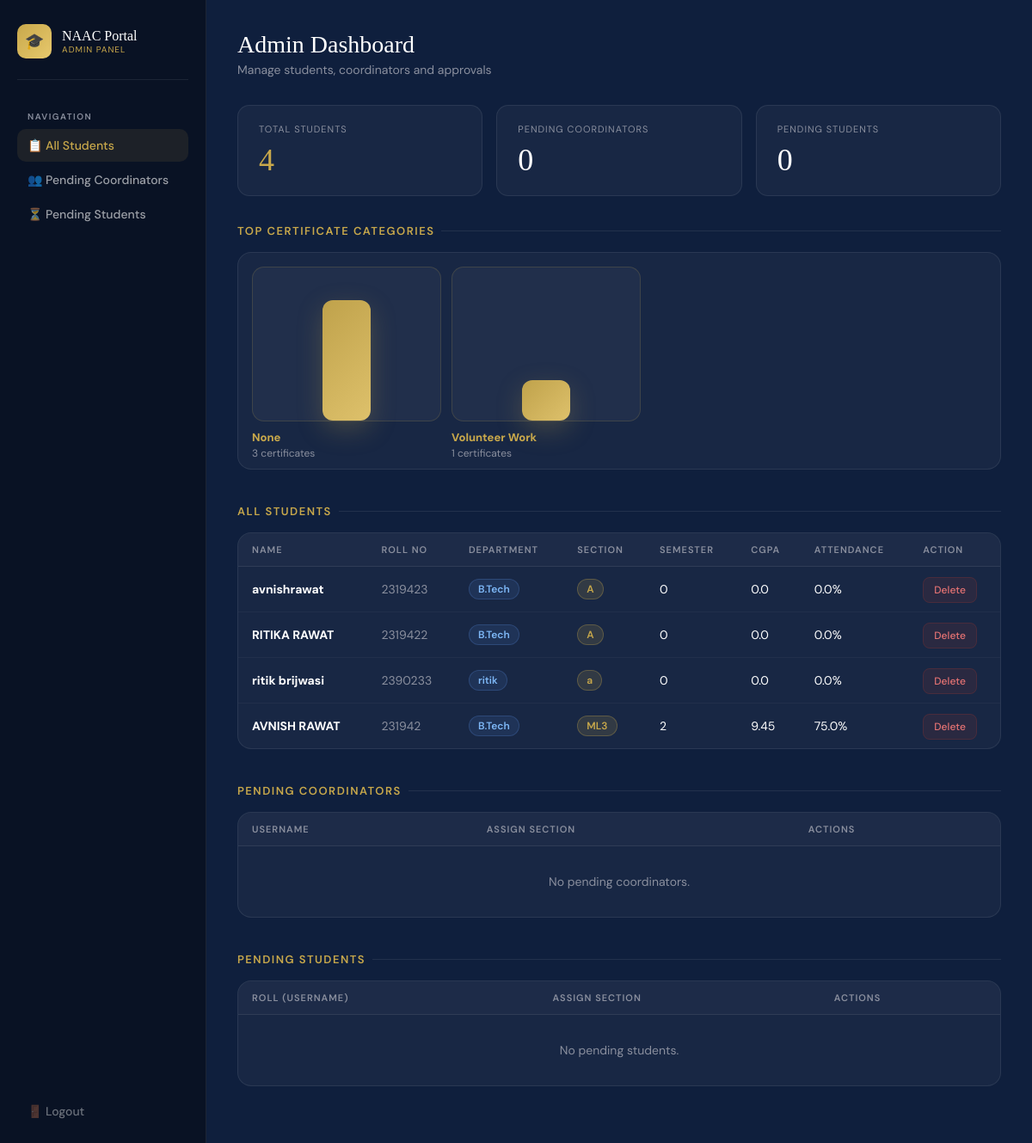
Page /admin (signed in) on the earlier database version.
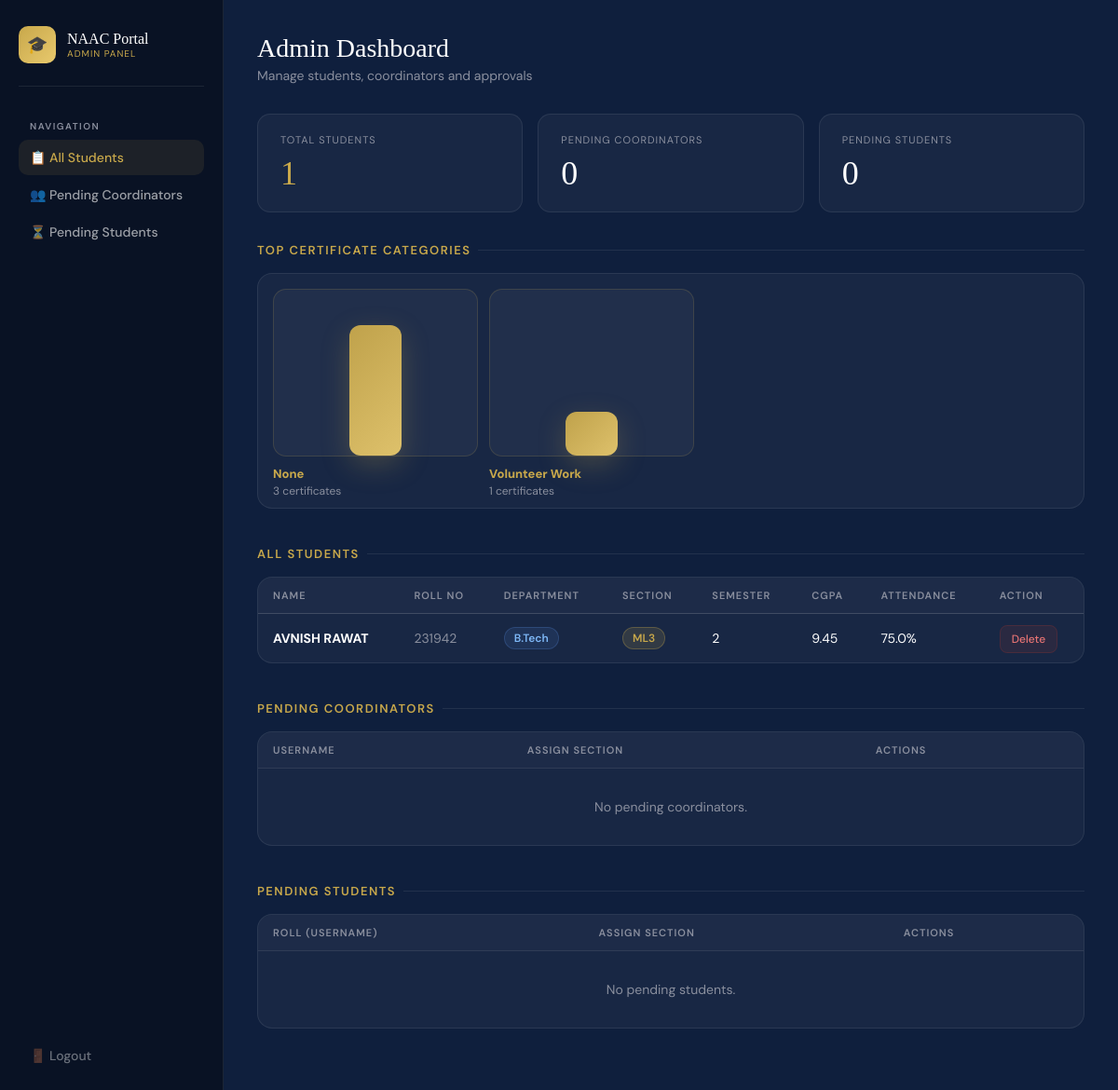
Same page on the later database version.
### tables this page shows
CREATE TABLE students (
    id INTEGER PRIMARY KEY AUTOINCREMENT,
    name TEXT NOT NULL,
    roll_no TEXT NOT NULL UNIQUE,
    department TEXT NOT NULL,
    semester INTEGER,
    cgpa REAL,
    attendance REAL
, section TEXT, profile_pic TEXT);

### app.py (the view)
@app.route("/admin")
def admin():
    if session.get("role") != "admin":
        return redirect("/")
    conn = get_db()
    students = conn.execute("SELECT * FROM students ").fetchall()
    pending_students = conn.execute(
        "SELECT * FROM users WHERE role='student' AND approved=0"
    ).fetchall()
    pending_coordinators = conn.execute(
        "SELECT * FROM users WHERE role='coordinator' AND approved=0"
    ).fetchall()
    category_counts = conn.execute(
        "SELECT category, COUNT(*) as count FROM certificates WHERE status='Approved' GROUP BY category ORDER BY count DESC"
    ).fetchall()
    conn.close()
    return render_template(
        "admin.html",
        students=students,
        pending_students=pending_students,
        pending=pending_coordinators,
        category_counts=category_counts,
    )

### app.py (called while the page is built)
def get_db():
    conn = sqlite3.connect("database.db", timeout=10)
    conn.row_factory = sqlite3.Row
    conn.execute(
        "CREATE TABLE IF NOT EXISTS coordinators ("
        "id INTEGER PRIMARY KEY AUTOINCREMENT,"
        "name TEXT,"
        "username TEXT UNIQUE,"
        "department TEXT,"
        "section TEXT"
        ")"
    )
    conn.execute(
        "CREATE TABLE IF NOT EXISTS certificates ("
        "id INTEGER PRIMARY KEY AUTOINCREMENT,"
        "student_name TEXT,"
        "roll_no TEXT,"
        "section TEXT,"
        "category TEXT,"
        "file_name TEXT,"
        "status TEXT"
        ")"
    )
    try:
        conn.execute("ALTER TABLE certificates ADD COLUMN category TEXT")
    except sqlite3.OperationalError:
        pass
    conn.commit()
    return conn

### templates/admin.html (shortened to what this page needs)
<!DOCTYPE html>
<html lang="en">
<head>
</head>
<body>
<div class="sidebar">
    <div class="sidebar-logo">
        <div class="logo-icon">🎓</div>
        <div>
            <div class="logo-text">NAAC Portal</div>
            <div class="logo-sub">Admin Panel</div>
        </div>
    </div>
    <div class="nav-label">Navigation</div>
    <a href="#students" class="nav-link active">📋 All Students</a>
    <a href="#coordinators" class="nav-link">👥 Pending Coordinators</a>
    <a href="#pending" class="nav-link">⏳ Pending Students</a>
    <div class="sidebar-bottom">
        <a href="/logout" class="logout-btn">🚪 Logout</a>
    </div>
</div>
<div class="main">
    <div class="page-header">
        <div class="page-title">Admin Dashboard</div>
        <div class="page-sub">Manage students, coordinators and approvals</div>
    </div>
    <div class="stats-row">
        <div class="stat-card">
            <div class="stat-label">Total Students</div>
            <div class="stat-value stat-accent">{{ students|length }}</div>
        </div>
        <div class="stat-card">
            <div class="stat-label">Pending Coordinators</div>
            <div class="stat-value">{{ pending|length }}</div>
        </div>
        <div class="stat-card">
            <div class="stat-label">Pending Students</div>
            <div class="stat-value">{{ pending_students|length }}</div>
        </div>
    </div>
    <div class="section" id="category-graph">
        <div class="section-title">Top Certificate Categories</div>
        <div class="card">
            {% if category_counts %}
                <div class="category-bars">
                    {% set maxv = (category_counts|map(attribute='count')|max) if (category_counts|length > 0) else 1 %}
                    {% for row in category_counts %}
                        {% set val = row['count'] %}
                        <div class="category-bar">
                            <div class="category-bar-rail">
                                <div class="category-bar-fill" style="height: {{ (val*140/maxv) if maxv else 0 }}px;"></div>
                            </div>
                            <div class="category-bar-label">{{ row['category'] }}</div>
                            <div class="category-bar-sub">{{ row['count'] }} certificates</div>
                        </div>
                    {% endfor %}
                </div>
            {% else %}
                <div class="empty-state">No certificates uploaded yet.</div>
            {% endif %}
        </div>
    </div>
    <div class="section" id="students">
        <div class="section-title">All Students</div>
        <div class="card">
            <table>
                <thead>
                    <tr>
                        <th>Name</th>
                        <th>Roll No</th>
                        <th>Department</th>
                        <th>Section</th>
                        <th>Semester</th>
                        <th>CGPA</th>
                        <th>Attendance</th>
                        <th>Action</th>
                    </tr>
                </thead>
                <tbody>
                    {% if students %}
                        {% for student in students %}
                        <tr>
                            <td><strong>{{ student["name"] }}</strong></td>
                            <td style="color: var(--gray);">{{ student["roll_no"] }}</td>
                            <td><span class="badge badge-dept">{{ student["department"] }}</span></td>
                            <td><span class="badge badge-section">{{ student["section"] or "—" }}</span></td>
                            <td>{{ student["semester"] }}</td>
                            <td>{{ student["cgpa"] }}</td>
                            <td>{{ student["attendance"] }}%</td>
                            <td><a href="/delete/{{ student['id'] }}" class="btn-delete">Delete</a></td>
                        </tr>
                        {% endfor %}
                    {% else %}
                        <tr class="empty-row"><td colspan="8">No students registered yet.</td></tr>
                    {% endif %}
                </tbody>
            </table>
        </div>
    </div>
    <div class="section" id="coordinators">
        <div class="section-title">Pending Coordinators</div>
        <div class="card">
            <table>
                <thead>
                    <tr>
                        <th>Username</th>
                        <th>Assign Section</th>
                        <th>Actions</th>
                    </tr>
                </thead>
                <tbody>
                    {% if pending %}
                        {% for user in pending %}
                        <tr>
                            <td><strong>{{ user["username"] }}</strong></td>
                            <td>
                                <form method="POST" action="/approve_coordinator/{{ user['id'] }}" class="approve-form">
                                    <input type="text" name="section" placeholder="A/B/C" class="section-input" required>
                                    <button type="submit" class="btn-approve">Approve</button>
                                    <a href="/reject_coordinator/{{ user['id'] }}" class="btn-reject">Reject</a>
                                </form>
                            </td>
                            <td></td>
                        </tr>
                        {% endfor %}
                    {% else %}
                        <tr class="empty-row"><td colspan="3">No pending coordinators.</td></tr>
                    {% endif %}
                </tbody>
            </table>
        </div>
    </div>
    <div class="section" id="pending">
        <div class="section-title">Pending Students</div>
        <div class="card">
            <table>
                <thead>
                    <tr>
                        <th>Roll (Username)</th>
                        <th>Assign Section</th>
                        <th>Actions</th>
                    </tr>
                </thead>
                <tbody>
                    {% if pending_students %}
                        {% for user in pending_students %}
                        <tr>
                            <td><strong>{{ user["username"] }}</strong></td>
                            <td>
                                <form method="POST" action="/approve_student/{{ user['id'] }}" class="approve-form">
                                    <input type="text" name="section" placeholder="A/B/C" class="section-input" required>
                                    <button type="submit" class="btn-approve">Approve</button>
                                    <a href="/reject_student/{{ user['id'] }}" class="btn-reject">Reject</a>
                                </form>
                            </td>
                            <td></td>
                        </tr>
                        {% endfor %}
                    {% else %}
                        <tr class="empty-row"><td colspan="3">No pending students.</td></tr>
                    {% endif %}
                </tbody>
            </table>
        </div>
    </div>
</div>
</body>
</html>

Differences in the rows shown:
removed students: name "avnishrawat", roll_no "2319423", department "B.Tech", section "A", semester "0", cgpa "0.0", attendance "0.0"
removed students: name "RITIKA RAWAT", roll_no "2319422", department "B.Tech", section "A", semester "0", cgpa "0.0", attendance "0.0"
removed students: name "ritik brijwasi", roll_no "2390233", department "ritik", section "a", semester "0", cgpa "0.0", attendance "0.0"
Other differences:
{{ students|length }}: "4" → "1"
